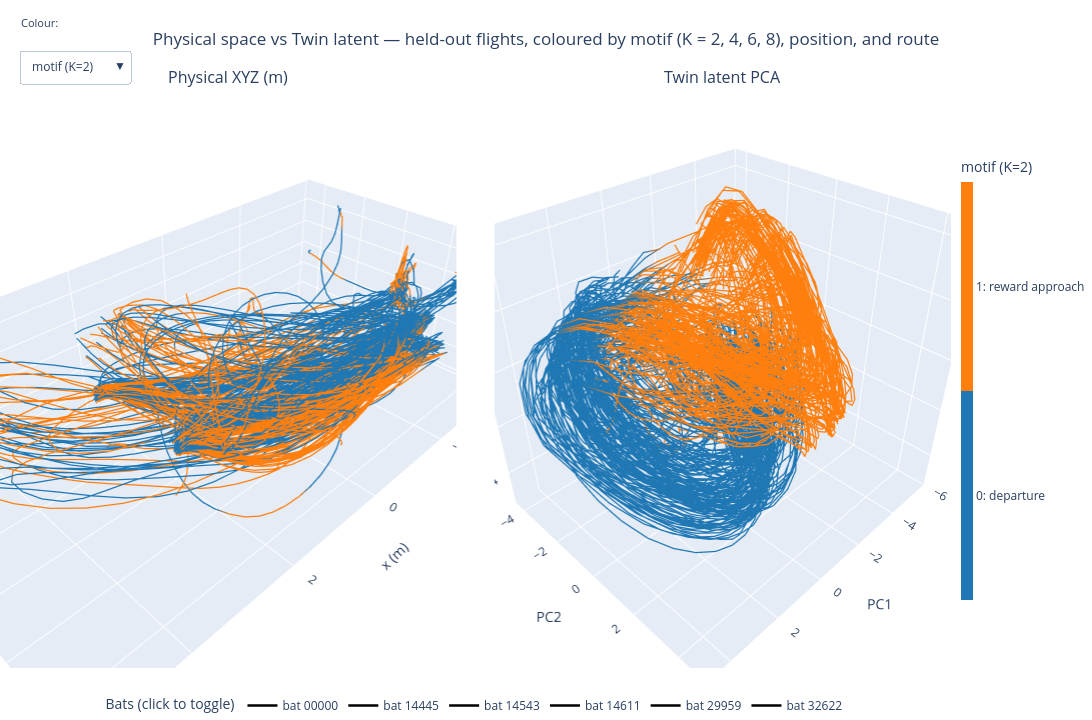

The notebook cell this image was saved under:
### Code cell
panel_specs = [('Physical XYZ (m)', P3, ('x (m)', 'y (m)', 'z (m)')),
               ('Twin latent PCA', L3, ('PC1', 'PC2', 'PC3'))]
var_color_per_trace = {
    v: [_with_sep(vals[bat_sorted_idx[b]], bat_seg_lengths[b], 0.0)
        for b in bat_names for _ in range(2)] for v, vals in color_vars.items()}

DEFAULT = 'motif (K=2)'
_s0 = CAT_SPEC[DEFAULT]
_def = {b: _with_sep(color_vars[DEFAULT][bat_sorted_idx[b]], bat_seg_lengths[b], 0.0)
        for b in bat_names}

fig = make_subplots(rows=1, cols=2, specs=[[{'type': 'scatter3d'}, {'type': 'scatter3d'}]],
                    subplot_titles=[p[0] for p in panel_specs], horizontal_spacing=0.04)
main_trace_idx = []
for bi, b in enumerate(bat_names):
    si, sl = bat_sorted_idx[b], bat_seg_lengths[b]
    for ci, (title, emb, axlabels) in enumerate(panel_specs):
        is_cb = (bi == 0 and ci == 1)
        fig.add_trace(go.Scatter3d(
            x=_with_sep(emb[si, 0], sl, None), y=_with_sep(emb[si, 1], sl, None),
            z=_with_sep(emb[si, 2], sl, None), mode='lines',
            line=dict(color=_def[b], colorscale=_s0['colorscale'], cmin=_s0['cmin'],
                      cmax=_s0['cmax'], width=2.5, showscale=is_cb,
                      colorbar=(dict(title=DEFAULT, x=1.0, len=0.8, thickness=12,
                                     tickmode='array', tickvals=_s0['tickvals'],
                                     ticktext=_s0['ticktext']) if is_cb else None)),
            hovertext=hover_per_bat[b], hoverinfo='text',
            name=f'bat {b}', legendgroup=f'bat_{b}', showlegend=(ci == 0),
        ), row=1, col=ci + 1)
        main_trace_idx.append(len(fig.data) - 1)

for ci, (title, emb, axlabels) in enumerate(panel_specs):
    key = 'scene' if ci == 0 else f'scene{ci + 1}'
    fig.update_layout(**{key: dict(xaxis_title=axlabels[0], yaxis_title=axlabels[1],
                                   zaxis_title=axlabels[2])})

N = len(main_trace_idx)
buttons = []
for var, vals in color_vars.items():
    cpt = var_color_per_trace[var]
    if var in CAT_SPEC:
        s = CAT_SPEC[var]
        cs, lo, hi, tv, tt, tm = (s['colorscale'], s['cmin'], s['cmax'],
                                  s['tickvals'], s['ticktext'], 'array')
    else:
        cs, tv, tt, tm = 'Viridis', [], [], 'auto'
        lo, hi = np.percentile(vals, [2, 98])
    buttons.append(dict(label=var, method='restyle', args=[{
        'line.color': cpt, 'line.colorscale': [cs] * N,
        'line.cmin': lo, 'line.cmax': hi,
        'line.colorbar.title.text': var, 'line.colorbar.tickmode': tm,
        'line.colorbar.tickvals': [tv] * N, 'line.colorbar.ticktext': [tt] * N,
    }, main_trace_idx]))

fig.update_layout(
    title=dict(text='Physical space vs Twin latent — held-out flights, coloured by motif '
                    '(K = 2, 4, 6, 8), position, and route', x=0.5, xanchor='center'),
    width=1400, height=720, showlegend=True,
    legend=dict(orientation='h', y=-0.04, x=0.5, xanchor='center',
                groupclick='togglegroup', title='Bats (click to toggle)'),
    updatemenus=[dict(type='dropdown', buttons=buttons, direction='down',
                      active=list(color_vars).index(DEFAULT),
                      x=0.02, xanchor='left', y=1.07, yanchor='top', showactive=True)],
    annotations=list(fig.layout.annotations) + [
        dict(text='Colour:', x=0.02, y=1.10, xref='paper', yref='paper',
             xanchor='left', yanchor='bottom', showarrow=False, font=dict(size=11))],
    margin=dict(l=0, r=0, t=90, b=50))

out_path = str(MOTIF_DIR / 'physical_vs_latent_motifs.html')
write_html_with_view_readout(fig, out_path)   # drag-live (elev, azim) readout
print(f'Saved {out_path} ({len(P3)} pts, {len(bat_names)} bats, {len(buttons)} colour vars)')
fig.show()

### Figure 1 — Plotly figure (JSON) as saved in the notebook; plotly's stock layout.template omitted (floating-point values rounded to 4 significant figures; data arrays with more than 128 entries replaced by an {"elided": "..."} marker saying what was removed)
{"data": [{"hoverinfo": "text", "hovertext": {"elided": "1880 str values"}, "legendgroup": "bat_00000", "line": {"cmax": 1.5, "cmin": -0.5, "color": {"elided": "1880 float values"}, "colorscale": [[0.0, "#1f77b4"], [0.5, "#1f77b4"], [0.5, "#ff7f0e"], [1.0, "#ff7f0e"]], "showscale": false, "width": 2.5}, "mode": "lines", "name": "bat 00000", "scene": "scene", "showlegend": true, "type": "scatter3d", "x": {"elided": "1880 float values"}, "y": {"elided": "1880 float values"}, "z": {"elided": "1880 float values"}}, {"hoverinfo": "text", "hovertext": {"elided": "1880 str values"}, "legendgroup": "bat_00000", "line": {"cmax": 1.5, "cmin": -0.5, "color": {"elided": "1880 float values"}, "colorbar": {"len": 0.8, "thickness": 12, "tickmode": "array", "ticktext": ["0: departure", "1: reward approach"], "tickvals": [0, 1], "title": {"text": "motif (K=2)"}, "x": 1.0}, "colorscale": [[0.0, "#1f77b4"], [0.5, "#1f77b4"], [0.5, "#ff7f0e"], [1.0, "#ff7f0e"]], "showscale": true, "width": 2.5}, "mode": "lines", "name": "bat 00000", "scene": "scene2", "showlegend": false, "type": "scatter3d", "x": {"elided": "1880 float values"}, "y": {"elided": "1880 float values"}, "z": {"elided": "1880 float values"}}, {"hoverinfo": "text", "hovertext": {"elided": "1121 str values"}, "legendgroup": "bat_14445", "line": {"cmax": 1.5, "cmin": -0.5, "color": {"elided": "1121 float values"}, "colorscale": [[0.0, "#1f77b4"], [0.5, "#1f77b4"], [0.5, "#ff7f0e"], [1.0, "#ff7f0e"]], "showscale": false, "width": 2.5}, "mode": "lines", "name": "bat 14445", "scene": "scene", "showlegend": true, "type": "scatter3d", "x": {"elided": "1121 float values"}, "y": {"elided": "1121 float values"}, "z": {"elided": "1121 float values"}}, {"hoverinfo": "text", "hovertext": {"elided": "1121 str values"}, "legendgroup": "bat_14445", "line": {"cmax": 1.5, "cmin": -0.5, "color": {"elided": "1121 float values"}, "colorscale": [[0.0, "#1f77b4"], [0.5, "#1f77b4"], [0.5, "#ff7f0e"], [1.0, "#ff7f0e"]], "showscale": false, "width": 2.5}, "mode": "lines", "name": "bat 14445", "scene": "scene2", "showlegend": false, "type": "scatter3d", "x": {"elided": "1121 float values"}, "y": {"elided": "1121 float values"}, "z": {"elided": "1121 float values"}}, {"hoverinfo": "text", "hovertext": {"elided": "977 str values"}, "legendgroup": "bat_14543", "line": {"cmax": 1.5, "cmin": -0.5, "color": {"elided": "977 float values"}, "colorscale": [[0.0, "#1f77b4"], [0.5, "#1f77b4"], [0.5, "#ff7f0e"], [1.0, "#ff7f0e"]], "showscale": false, "width": 2.5}, "mode": "lines", "name": "bat 14543", "scene": "scene", "showlegend": true, "type": "scatter3d", "x": {"elided": "977 float values"}, "y": {"elided": "977 float values"}, "z": {"elided": "977 float values"}}, {"hoverinfo": "text", "hovertext": {"elided": "977 str values"}, "legendgroup": "bat_14543", "line": {"cmax": 1.5, "cmin": -0.5, "color": {"elided": "977 float values"}, "colorscale": [[0.0, "#1f77b4"], [0.5, "#1f77b4"], [0.5, "#ff7f0e"], [1.0, "#ff7f0e"]], "showscale": false, "width": 2.5}, "mode": "lines", "name": "bat 14543", "scene": "scene2", "showlegend": false, "type": "scatter3d", "x": {"elided": "977 float values"}, "y": {"elided": "977 float values"}, "z": {"elided": "977 float values"}}, {"hoverinfo": "text", "hovertext": {"elided": "837 str values"}, "legendgroup": "bat_14611", "line": {"cmax": 1.5, "cmin": -0.5, "color": {"elided": "837 float values"}, "colorscale": [[0.0, "#1f77b4"], [0.5, "#1f77b4"], [0.5, "#ff7f0e"], [1.0, "#ff7f0e"]], "showscale": false, "width": 2.5}, "mode": "lines", "name": "bat 14611", "scene": "scene", "showlegend": true, "type": "scatter3d", "x": {"elided": "837 float values"}, "y": {"elided": "837 float values"}, "z": {"elided": "837 float values"}}, {"hoverinfo": "text", "hovertext": {"elided": "837 str values"}, "legendgroup": "bat_14611", "line": {"cmax": 1.5, "cmin": -0.5, "color": {"elided": "837 float values"}, "colorscale": [[0.0, "#1f77b4"], [0.5, "#1f77b4"], [0.5, "#ff7f0e"], [1.0, "#ff7f0e"]], "showscale": false, "width": 2.5}, "mode": "lines", "name": "bat 14611", "scene": "scene2", "showlegend": false, "type": "scatter3d", "x": {"elided": "837 float values"}, "y": {"elided": "837 float values"}, "z": {"elided": "837 float values"}}, {"hoverinfo": "text", "hovertext": {"elided": "2086 str values"}, "legendgroup": "bat_29959", "line": {"cmax": 1.5, "cmin": -0.5, "color": {"elided": "2086 float values"}, "colorscale": [[0.0, "#1f77b4"], [0.5, "#1f77b4"], [0.5, "#ff7f0e"], [1.0, "#ff7f0e"]], "showscale": false, "width": 2.5}, "mode": "lines", "name": "bat 29959", "scene": "scene", "showlegend": true, "type": "scatter3d", "x": {"elided": "2086 float values"}, "y": {"elided": "2086 float values"}, "z": {"elided": "2086 float values"}}, {"hoverinfo": "text", "hovertext": {"elided": "2086 str values"}, "legendgroup": "bat_29959", "line": {"cmax": 1.5, "cmin": -0.5, "color": {"elided": "2086 float values"}, "colorscale": [[0.0, "#1f77b4"], [0.5, "#1f77b4"], [0.5, "#ff7f0e"], [1.0, "#ff7f0e"]], "showscale": false, "width": 2.5}, "mode": "lines", "name": "bat 29959", "scene": "scene2", "showlegend": false, "type": "scatter3d", "x": {"elided": "2086 float values"}, "y": {"elided": "2086 float values"}, "z": {"elided": "2086 float values"}}, {"hoverinfo": "text", "hovertext": {"elided": "1449 str values"}, "legendgroup": "bat_32622", "line": {"cmax": 1.5, "cmin": -0.5, "color": {"elided": "1449 float values"}, "colorscale": [[0.0, "#1f77b4"], [0.5, "#1f77b4"], [0.5, "#ff7f0e"], [1.0, "#ff7f0e"]], "showscale": false, "width": 2.5}, "mode": "lines", "name": "bat 32622", "scene": "scene", "showlegend": true, "type": "scatter3d", "x": {"elided": "1449 float values"}, "y": {"elided": "1449 float values"}, "z": {"elided": "1449 float values"}}, {"hoverinfo": "text", "hovertext": {"elided": "1449 str values"}, "legendgroup": "bat_32622", "line": {"cmax": 1.5, "cmin": -0.5, "color": {"elided": "1449 float values"}, "colorscale": [[0.0, "#1f77b4"], [0.5, "#1f77b4"], [0.5, "#ff7f0e"], [1.0, "#ff7f0e"]], "showscale": false, "width": 2.5}, "mode": "lines", "name": "bat 32622", "scene": "scene2", "showlegend": false, "type": "scatter3d", "x": {"elided": "1449 float values"}, "y": {"elided": "1449 float values"}, "z": {"elided": "1449 float values"}}], "layout": {"annotations": [{"font": {"size": 16}, "showarrow": false, "text": "Physical XYZ (m)", "x": 0.24, "xanchor": "center", "xref": "paper", "y": 1.0, "yanchor": "bottom", "yref": "paper"}, {"font": {"size": 16}, "showarrow": false, "text": "Twin latent PCA", "x": 0.76, "xanchor": "center", "xref": "paper", "y": 1.0, "yanchor": "bottom", "yref": "paper"}, {"font": {"size": 11}, "showarrow": false, "text": "Colour:", "x": 0.02, "xanchor": "left", "xref": "paper", "y": 1.1, "yanchor": "bottom", "yref": "paper"}], "height": 720, "legend": {"groupclick": "togglegroup", "orientation": "h", "title": {"text": "Bats (click to toggle)"}, "x": 0.5, "xanchor": "center", "y": -0.04}, "margin": {"b": 50, "l": 0, "r": 0, "t": 90}, "scene": {"domain": {"x": [0.0, 0.48], "y": [0.0, 1.0]}, "xaxis": {"title": {"text": "x (m)"}}, "yaxis": {"title": {"text": "y (m)"}}, "zaxis": {"title": {"text": "z (m)"}}}, "scene2": {"domain": {"x": [0.52, 1.0], "y": [0.0, 1.0]}, "xaxis": {"title": {"text": "PC1"}}, "yaxis": {"title": {"text": "PC2"}}, "zaxis": {"title": {"text": "PC3"}}}, "showlegend": true, "title": {"text": "Physical space vs Twin latent — held-out flights, coloured by motif (K = 2, 4, 6, 8), position, and route", "x": 0.5, "xanchor": "center"}, "updatemenus": [{"active": 7, "buttons": [{"args": [{"line.cmax": 1.586, "line.cmin": -1.599, "line.color": {"elided": "12 rows, 16700 float values in total"}, "line.colorbar.tickmode": "auto", "line.colorbar.ticktext": [[], [], [], [], [], [], [], [], [], [], [], []], "line.colorbar.tickvals": [[], [], [], [], [], [], [], [], [], [], [], []], "line.colorbar.title.text": "x", "line.colorscale": ["Viridis", "Viridis", "Viridis", "Viridis", "Viridis", "Viridis", "Viridis", "Viridis", "Viridis", "Viridis", "Viridis", "Viridis"]}, [0, 1, 2, 3, 4, 5, 6, 7, 8, 9, 10, 11]], "label": "x", "method": "restyle"}, {"args": [{"line.cmax": 1.478, "line.cmin": -2.212, "line.color": {"elided": "12 rows, 16700 float values in total"}, "line.colorbar.tickmode": "auto", "line.colorbar.ticktext": [[], [], [], [], [], [], [], [], [], [], [], []], "line.colorbar.tickvals": [[], [], [], [], [], [], [], [], [], [], [], []], "line.colorbar.title.text": "y", "line.colorscale": ["Viridis", "Viridis", "Viridis", "Viridis", "Viridis", "Viridis", "Viridis", "Viridis", "Viridis", "Viridis", "Viridis", "Viridis"]}, [0, 1, 2, 3, 4, 5, 6, 7, 8, 9, 10, 11]], "label": "y", "method": "restyle"}, {"args": [{"line.cmax": 1.819, "line.cmin": -1.971, "line.color": {"elided": "12 rows, 16700 float values in total"}, "line.colorbar.tickmode": "auto", "line.colorbar.ticktext": [[], [], [], [], [], [], [], [], [], [], [], []], "line.colorbar.tickvals": [[], [], [], [], [], [], [], [], [], [], [], []], "line.colorbar.title.text": "z", "line.colorscale": ["Viridis", "Viridis", "Viridis", "Viridis", "Viridis", "Viridis", "Viridis", "Viridis", "Viridis", "Viridis", "Viridis", "Viridis"]}, [0, 1, 2, 3, 4, 5, 6, 7, 8, 9, 10, 11]], "label": "z", "method": "restyle"}, {"args": [{"line.cmax": 1.0, "line.cmin": 0.0, "line.color": {"elided": "12 rows, 16700 float values in total"}, "line.colorbar.tickmode": "auto", "line.colorbar.ticktext": [[], [], [], [], [], [], [], [], [], [], [], []], "line.colorbar.tickvals": [[], [], [], [], [], [], [], [], [], [], [], []], "line.colorbar.title.text": "time in flight", "line.colorscale": ["Viridis", "Viridis", "Viridis", "Viridis", "Viridis", "Viridis", "Viridis", "Viridis", "Viridis", "Viridis", "Viridis", "Viridis"]}, [0, 1, 2, 3, 4, 5, 6, 7, 8, 9, 10, 11]], "label": "time in flight", "method": "restyle"}, {"args": [{"line.cmax": 2.5, "line.cmin": -0.5, "line.color": {"elided": "12 rows, 16700 float values in total"}, "line.colorbar.tickmode": "array", "line.colorbar.ticktext": [["neither", "from reward", "from perch"], ["neither", "from reward", "from perch"], ["neither", "from reward", "from perch"], ["neither", "from reward", "from perch"], ["neither", "from reward", "from perch"], ["neither", "from reward", "from perch"], ["neither", "from reward", "from perch"], ["neither", "from reward", "from perch"], ["neither", "from reward", "from perch"], ["neither", "from reward", "from perch"], ["neither", "from reward", "from perch"], ["neither", "from reward", "from perch"]], "line.colorbar.tickvals": [[0, 1, 2], [0, 1, 2], [0, 1, 2], [0, 1, 2], [0, 1, 2], [0, 1, 2], [0, 1, 2], [0, 1, 2], [0, 1, 2], [0, 1, 2], [0, 1, 2], [0, 1, 2]], "line.colorbar.title.text": "origin", "line.colorscale": {"elided": "12x6x2 mixed values"}}, [0, 1, 2, 3, 4, 5, 6, 7, 8, 9, 10, 11]], "label": "origin", "method": "restyle"}, {"args": [{"line.cmax": 2.5, "line.cmin": -0.5, "line.color": {"elided": "12 rows, 16700 float values in total"}, "line.colorbar.tickmode": "array", "line.colorbar.ticktext": [["neither", "to reward", "to perch"], ["neither", "to reward", "to perch"], ["neither", "to reward", "to perch"], ["neither", "to reward", "to perch"], ["neither", "to reward", "to perch"], ["neither", "to reward", "to perch"], ["neither", "to reward", "to perch"], ["neither", "to reward", "to perch"], ["neither", "to reward", "to perch"], ["neither", "to reward", "to perch"], ["neither", "to reward", "to perch"], ["neither", "to reward", "to perch"]], "line.colorbar.tickvals": [[0, 1, 2], [0, 1, 2], [0, 1, 2], [0, 1, 2], [0, 1, 2], [0, 1, 2], [0, 1, 2], [0, 1, 2], [0, 1, 2], [0, 1, 2], [0, 1, 2], [0, 1, 2]], "line.colorbar.title.text": "destination", "line.colorscale": {"elided": "12x6x2 mixed values"}}, [0, 1, 2, 3, 4, 5, 6, 7, 8, 9, 10, 11]], "label": "destination", "method": "restyle"}, {"args": [{"line.cmax": 4.5, "line.cmin": -0.5, "line.color": {"elided": "12 rows, 16700 float values in total"}, "line.colorbar.tickmode": "array", "line.colorbar.ticktext": [["other", "rew→rew", "rew→perch", "perch→rew", "perch→perch"], ["other", "rew→rew", "rew→perch", "perch→rew", "perch→perch"], ["other", "rew→rew", "rew→perch", "perch→rew", "perch→perch"], ["other", "rew→rew", "rew→perch", "perch→rew", "perch→perch"], ["other", "rew→rew", "rew→perch", "perch→rew", "perch→perch"], ["other", "rew→rew", "rew→perch", "perch→rew", "perch→perch"], ["other", "rew→rew", "rew→perch", "perch→rew", "perch→perch"], ["other", "rew→rew", "rew→perch", "perch→rew", "perch→perch"], ["other", "rew→rew", "rew→perch", "perch→rew", "perch→perch"], ["other", "rew→rew", "rew→perch", "perch→rew", "perch→perch"], ["other", "rew→rew", "rew→perch", "perch→rew", "perch→perch"], ["other", "rew→rew", "rew→perch", "perch→rew", "perch→perch"]], "line.colorbar.tickvals": [[0, 1, 2, 3, 4], [0, 1, 2, 3, 4], [0, 1, 2, 3, 4], [0, 1, 2, 3, 4], [0, 1, 2, 3, 4], [0, 1, 2, 3, 4], [0, 1, 2, 3, 4], [0, 1, 2, 3, 4], [0, 1, 2, 3, 4], [0, 1, 2, 3, 4], [0, 1, 2, 3, 4], [0, 1, 2, 3, 4]], "line.colorbar.title.text": "route", "line.colorscale": {"elided": "12x10x2 mixed values"}}, [0, 1, 2, 3, 4, 5, 6, 7, 8, 9, 10, 11]], "label": "route", "method": "restyle"}, {"args": [{"line.cmax": 1.5, "line.cmin": -0.5, "line.color": {"elided": "12 rows, 16700 float values in total"}, "line.colorbar.tickmode": "array", "line.colorbar.ticktext": [["0: departure", "1: reward approach"], ["0: departure", "1: reward approach"], ["0: departure", "1: reward approach"], ["0: departure", "1: reward approach"], ["0: departure", "1: reward approach"], ["0: departure", "1: reward approach"], ["0: departure", "1: reward approach"], ["0: departure", "1: reward approach"], ["0: departure", "1: reward approach"], ["0: departure", "1: reward approach"], ["0: departure", "1: reward approach"], ["0: departure", "1: reward approach"]], "line.colorbar.tickvals": [[0, 1], [0, 1], [0, 1], [0, 1], [0, 1], [0, 1], [0, 1], [0, 1], [0, 1], [0, 1], [0, 1], [0, 1]], "line.colorbar.title.text": "motif (K=2)", "line.colorscale": [[[0.0, "#1f77b4"], [0.5, "#1f77b4"], [0.5, "#ff7f0e"], [1.0, "#ff7f0e"]], [[0.0, "#1f77b4"], [0.5, "#1f77b4"], [0.5, "#ff7f0e"], [1.0, "#ff7f0e"]], [[0.0, "#1f77b4"], [0.5, "#1f77b4"], [0.5, "#ff7f0e"], [1.0, "#ff7f0e"]], [[0.0, "#1f77b4"], [0.5, "#1f77b4"], [0.5, "#ff7f0e"], [1.0, "#ff7f0e"]], [[0.0, "#1f77b4"], [0.5, "#1f77b4"], [0.5, "#ff7f0e"], [1.0, "#ff7f0e"]], [[0.0, "#1f77b4"], [0.5, "#1f77b4"], [0.5, "#ff7f0e"], [1.0, "#ff7f0e"]], [[0.0, "#1f77b4"], [0.5, "#1f77b4"], [0.5, "#ff7f0e"], [1.0, "#ff7f0e"]], [[0.0, "#1f77b4"], [0.5, "#1f77b4"], [0.5, "#ff7f0e"], [1.0, "#ff7f0e"]], [[0.0, "#1f77b4"], [0.5, "#1f77b4"], [0.5, "#ff7f0e"], [1.0, "#ff7f0e"]], [[0.0, "#1f77b4"], [0.5, "#1f77b4"], [0.5, "#ff7f0e"], [1.0, "#ff7f0e"]], [[0.0, "#1f77b4"], [0.5, "#1f77b4"], [0.5, "#ff7f0e"], [1.0, "#ff7f0e"]], [[0.0, "#1f77b4"], [0.5, "#1f77b4"], [0.5, "#ff7f0e"], [1.0, "#ff7f0e"]]]}, [0, 1, 2, 3, 4, 5, 6, 7, 8, 9, 10, 11]], "label": "motif (K=2)", "method": "restyle"}, {"args": [{"line.cmax": 3.5, "line.cmin": -0.5, "line.color": {"elided": "12 rows, 16700 float values in total"}, "line.colorbar.tickmode": "array", "line.colorbar.ticktext": [["motif 0", "motif 1", "motif 2", "motif 3"], ["motif 0", "motif 1", "motif 2", "motif 3"], ["motif 0", "motif 1", "motif 2", "motif 3"], ["motif 0", "motif 1", "motif 2", "motif 3"], ["motif 0", "motif 1", "motif 2", "motif 3"], ["motif 0", "motif 1", "motif 2", "motif 3"], ["motif 0", "motif 1", "motif 2", "motif 3"], ["motif 0", "motif 1", "motif 2", "motif 3"], ["motif 0", "motif 1", "motif 2", "motif 3"], ["motif 0", "motif 1", "motif 2", "motif 3"], ["motif 0", "motif 1", "motif 2", "motif 3"], ["motif 0", "motif 1", "motif 2", "motif 3"]], "line.colorbar.tickvals": [[0, 1, 2, 3], [0, 1, 2, 3], [0, 1, 2, 3], [0, 1, 2, 3], [0, 1, 2, 3], [0, 1, 2, 3], [0, 1, 2, 3], [0, 1, 2, 3], [0, 1, 2, 3], [0, 1, 2, 3], [0, 1, 2, 3], [0, 1, 2, 3]], "line.colorbar.title.text": "motif (K=4)", "line.colorscale": {"elided": "12x8x2 mixed values"}}, [0, 1, 2, 3, 4, 5, 6, 7, 8, 9, 10, 11]], "label": "motif (K=4)", "method": "restyle"}, {"args": [{"line.cmax": 5.5, "line.cmin": -0.5, "line.color": {"elided": "12 rows, 16700 float values in total"}, "line.colorbar.tickmode": "array", "line.colorbar.ticktext": [["motif 0", "motif 1", "motif 2", "motif 3", "motif 4", "motif 5"], ["motif 0", "motif 1", "motif 2", "motif 3", "motif 4", "motif 5"], ["motif 0", "motif 1", "motif 2", "motif 3", "motif 4", "motif 5"], ["motif 0", "motif 1", "motif 2", "motif 3", "motif 4", "motif 5"], ["motif 0", "motif 1", "motif 2", "motif 3", "motif 4", "motif 5"], ["motif 0", "motif 1", "motif 2", "motif 3", "motif 4", "motif 5"], ["motif 0", "motif 1", "motif 2", "motif 3", "motif 4", "motif 5"], ["motif 0", "motif 1", "motif 2", "motif 3", "motif 4", "motif 5"], ["motif 0", "motif 1", "motif 2", "motif 3", "motif 4", "motif 5"], ["motif 0", "motif 1", "motif 2", "motif 3", "motif 4", "motif 5"], ["motif 0", "motif 1", "motif 2", "motif 3", "motif 4", "motif 5"], ["motif 0", "motif 1", "motif 2", "motif 3", "motif 4", "motif 5"]], "line.colorbar.tickvals": [[0, 1, 2, 3, 4, 5], [0, 1, 2, 3, 4, 5], [0, 1, 2, 3, 4, 5], [0, 1, 2, 3, 4, 5], [0, 1, 2, 3, 4, 5], [0, 1, 2, 3, 4, 5], [0, 1, 2, 3, 4, 5], [0, 1, 2, 3, 4, 5], [0, 1, 2, 3, 4, 5], [0, 1, 2, 3, 4, 5], [0, 1, 2, 3, 4, 5], [0, 1, 2, 3, 4, 5]], "line.colorbar.title.text": "motif (K=6)", "line.colorscale": {"elided": "12x12x2 mixed values"}}, [0, 1, 2, 3, 4, 5, 6, 7, 8, 9, 10, 11]], "label": "motif (K=6)", "method": "restyle"}, {"args": [{"line.cmax": 7.5, "line.cmin": -0.5, "line.color": {"elided": "12 rows, 16700 float values in total"}, "line.colorbar.tickmode": "array", "line.colorbar.ticktext": [["motif 0", "motif 1", "motif 2", "motif 3", "motif 4", "motif 5", "motif 6", "motif 7"], ["motif 0", "motif 1", "motif 2", "motif 3", "motif 4", "motif 5", "motif 6", "motif 7"], ["motif 0", "motif 1", "motif 2", "motif 3", "motif 4", "motif 5", "motif 6", "motif 7"], ["motif 0", "motif 1", "motif 2", "motif 3", "motif 4", "motif 5", "motif 6", "motif 7"], ["motif 0", "motif 1", "motif 2", "motif 3", "motif 4", "motif 5", "motif 6", "motif 7"], ["motif 0", "motif 1", "motif 2", "motif 3", "motif 4", "motif 5", "motif 6", "motif 7"], ["motif 0", "motif 1", "motif 2", "motif 3", "motif 4", "motif 5", "motif 6", "motif 7"], ["motif 0", "motif 1", "motif 2", "motif 3", "motif 4", "motif 5", "motif 6", "motif 7"], ["motif 0", "motif 1", "motif 2", "motif 3", "motif 4", "motif 5", "motif 6", "motif 7"], ["motif 0", "motif 1", "motif 2", "motif 3", "motif 4", "motif 5", "motif 6", "motif 7"], ["motif 0", "motif 1", "motif 2", "motif 3", "motif 4", "motif 5", "motif 6", "motif 7"], ["motif 0", "motif 1", "motif 2", "motif 3", "motif 4", "motif 5", "motif 6", "motif 7"]], "line.colorbar.tickvals": [[0, 1, 2, 3, 4, 5, 6, 7], [0, 1, 2, 3, 4, 5, 6, 7], [0, 1, 2, 3, 4, 5, 6, 7], [0, 1, 2, 3, 4, 5, 6, 7], [0, 1, 2, 3, 4, 5, 6, 7], [0, 1, 2, 3, 4, 5, 6, 7], [0, 1, 2, 3, 4, 5, 6, 7], [0, 1, 2, 3, 4, 5, 6, 7], [0, 1, 2, 3, 4, 5, 6, 7], [0, 1, 2, 3, 4, 5, 6, 7], [0, 1, 2, 3, 4, 5, 6, 7], [0, 1, 2, 3, 4, 5, 6, 7]], "line.colorbar.title.text": "motif (K=8)", "line.colorscale": {"elided": "12x16x2 mixed values"}}, [0, 1, 2, 3, 4, 5, 6, 7, 8, 9, 10, 11]], "label": "motif (K=8)", "method": "restyle"}], "direction": "down", "showactive": true, "type": "dropdown", "x": 0.02, "xanchor": "left", "y": 1.07, "yanchor": "top"}], "width": 1400}}
